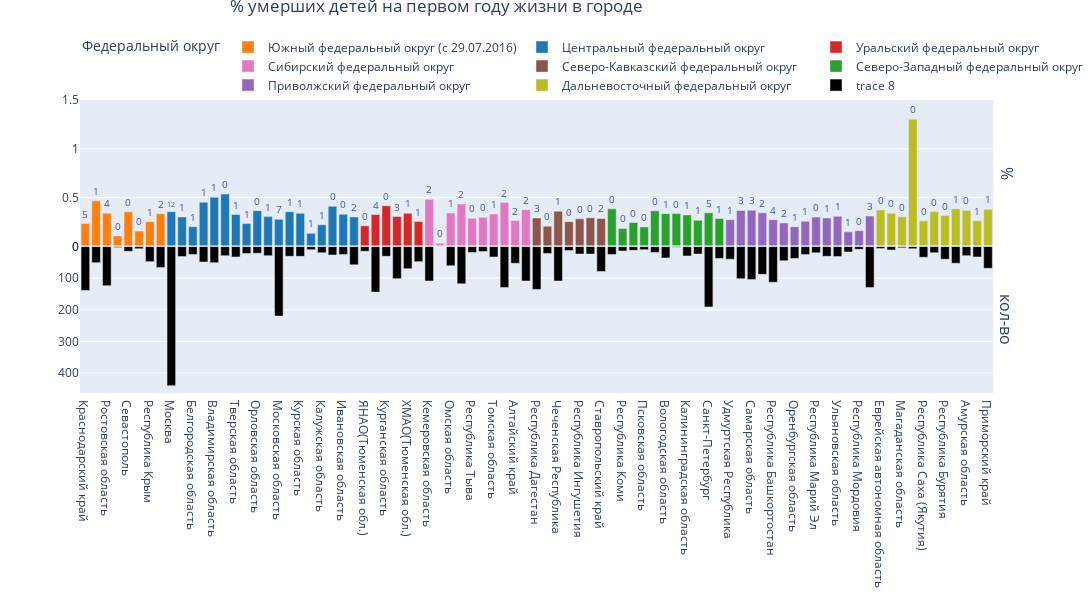

Notebook source saved alongside this figure:
### Markdown cell above
А если смотреть в разрезе каждого региона, то картина следующая

### Code cell
mask_fed = df.sort_values(by='Федеральный округ',ascending=False,ignore_index=True) 
mask_fed['% умерших детей в деревне'] = ((mask_fed['число умерших детей на первом году жизни в деревне 2020']/mask_fed['Новорожденные']
                                          )*100).astype("float16")

mask_fed['% умерших детей в городе'] = ((mask_fed['число умерших детей на первом году жизни в городе 2020']/mask_fed['Новорожденные']
                                         )*100).astype("float16")       

fig = make_subplots(2,1,shared_xaxes=True,vertical_spacing=0,row_titles=['%','кол-во'])

for group in mask_fed['Федеральный округ'].unique():
    mask = mask_fed[mask_fed['Федеральный округ']==group]
    fig.add_trace(col=1,
                  row=1,
                  trace=go.Bar(x=mask['Регионы'],
                  y=mask['% умерших детей в городе'],
                  showlegend=True,
                  name=group,
                  text=mask['уровень населения'],
                  legend='legend1',
                  textposition='outside',
                  textfont={'size':10},
                  textfont_color='#3F51B5', 
                  marker_color = dct_colors[group]))


fig.add_trace(go.Bar(x=mask_fed['Регионы'],
                     y=mask_fed['число умерших детей на первом году жизни в городе 2020'],
                     marker_color='black'),row=2,col=1) 

fig.update_layout(height=600,title=dict(text='% умерших детей на первом году жизни в городе',x=0.4,y=1),
                  width=1200,
                  legend=dict(x=0, y=1.23,title='Федеральный округ'), legend_orientation="h")
fig.update_yaxes(autorange="reversed", row=2, col=1)
fig.update_yaxes(range=[0,1.5], row=1, col=1)
fig.show()

### Figure 1 — Plotly figure (JSON) as saved in the notebook; plotly's stock layout.template omitted (floating-point values rounded to 4 significant figures)
{"data": [{"legend": "legend", "marker": {"color": "#FF7F0E"}, "name": "Южный федеральный округ (с 29.07.2016)", "showlegend": true, "text": [5, 1, 4, 0, 0, 0, 1, 2], "textfont": {"color": "#3F51B5", "size": 10}, "textposition": "outside", "type": "bar", "x": ["Краснодарский край", "Астраханская область", "Ростовская область", "Республика Калмыкия", "Севастополь", "Республика Адыгея", "Республика Крым", "Волгоградская область"], "xaxis": "x", "y": [0.2346, 0.4675, 0.3398, 0.1082, 0.355, 0.1584, 0.2544, 0.3357], "yaxis": "y"}, {"legend": "legend", "marker": {"color": "#1F77B4"}, "name": "Центральный федеральный округ", "showlegend": true, "text": [12, 1, 1, 1, 1, 0, 1, 1, 0, 1, 7, 1, 1, 1, 1, 0, 0, 2], "textfont": {"color": "#3F51B5", "size": 10}, "textposition": "outside", "type": "bar", "x": ["Москва", "Ярославская область", "Белгородская область", "Тульская область", "Владимирская область", "Костромская область", "Тверская область", "Липецкая область", "Орловская область", "Брянская область", "Московская область", "Рязанская область", "Курская область", "Тамбовская область", "Калужская область", "Смоленская область", "Ивановская область", "Воронежская область"], "xaxis": "x", "y": [0.3562, 0.3022, 0.2024, 0.4531, 0.5039, 0.5366, 0.3276, 0.2344, 0.3662, 0.3059, 0.2781, 0.3562, 0.3403, 0.1345, 0.2225, 0.4119, 0.3306, 0.3027], "yaxis": "y"}, {"legend": "legend", "marker": {"color": "#D62728"}, "name": "Уральский федеральный округ", "showlegend": true, "text": [0, 4, 0, 3, 1, 1], "textfont": {"color": "#3F51B5", "size": 10}, "textposition": "outside", "type": "bar", "x": ["ЯНАО(Тюменская обл.)", "Свердловская область", "Курганская область", "Челябинская область", "ХМАО(Тюменская обл.)", "Тюменская обл.(кроме ХМАО,ЯНАО)"], "xaxis": "x", "y": [0.2115, 0.3274, 0.4172, 0.3066, 0.3398, 0.2559], "yaxis": "y"}, {"legend": "legend", "marker": {"color": "#E377C2"}, "name": "Сибирский федеральный округ", "showlegend": true, "text": [2, 0, 1, 2, 0, 0, 1, 2, 2, 2], "textfont": {"color": "#3F51B5", "size": 10}, "textposition": "outside", "type": "bar", "x": ["Кемеровская область", "Республика Алтай", "Омская область", "Иркутская область", "Республика Тыва", "Республика Хакасия", "Томская область", "Новосибирская область", "Алтайский край", "Красноярский край"], "xaxis": "x", "y": [0.4834, 0.03384, 0.3428, 0.4348, 0.2886, 0.2986, 0.332, 0.4504, 0.2654, 0.376], "yaxis": "y"}, {"legend": "legend", "marker": {"color": "#8C564B"}, "name": "Северо-Кавказский федеральный округ", "showlegend": true, "text": [3, 0, 1, 0, 0, 0, 2], "textfont": {"color": "#3F51B5", "size": 10}, "textposition": "outside", "type": "bar", "x": ["Республика Дагестан", "Кабардино-Балкарская Республика", "Чеченская Республика", "Карачаево-Черкесская Республика", "Республика Ингушетия", "Республика Северная Осетия-Алания", "Ставропольский край"], "xaxis": "x", "y": [0.2925, 0.2075, 0.3621, 0.2539, 0.2837, 0.2942, 0.2874], "yaxis": "y"}, {"legend": "legend", "marker": {"color": "#2CA02C"}, "name": "Северо-Западный федеральный округ", "showlegend": true, "text": [0, 0, 0, 0, 0, 1, 0, 1, 1, 5, 1], "textfont": {"color": "#3F51B5", "size": 10}, "textposition": "outside", "type": "bar", "x": ["Мурманская область", "Республика Коми", "Новгородская область", "Псковская область", "Республика Карелия", "Вологодская область", "Ненецкий АО.(Арх.обл.)", "Калининградская область", "Архангельская обл.(кроме НАО)", "Санкт-Петербург", "Ленинградская область"], "xaxis": "x", "y": [0.3857, 0.1848, 0.2456, 0.2002, 0.3655, 0.3364, 0.3367, 0.323, 0.2695, 0.3445, 0.2864], "yaxis": "y"}, {"legend": "legend", "marker": {"color": "#9467BD"}, "name": "Приволжский федеральный округ", "showlegend": true, "text": [1, 3, 3, 2, 4, 2, 1, 1, 0, 1, 1, 1, 0, 3], "textfont": {"color": "#3F51B5", "size": 10}, "textposition": "outside", "type": "bar", "x": ["Удмуртская Республика", "Нижегородская область", "Самарская область", "Пермский край", "Республика Башкортостан", "Саратовская область", "Оренбургская область", "Пензенская область", "Республика Марий Эл", "Кировская область", "Ульяновская область", "Чувашская Республика", "Республика Мордовия", "Республика Татарстан"], "xaxis": "x", "y": [0.2749, 0.3689, 0.3716, 0.3447, 0.2744, 0.2413, 0.2024, 0.2588, 0.301, 0.292, 0.3093, 0.1504, 0.162, 0.3125], "yaxis": "y"}, {"legend": "legend", "marker": {"color": "#BCBD22"}, "name": "Дальневосточный федеральный округ", "showlegend": true, "text": [0, 0, 0, 0, 0, 0, 0, 1, 0, 1, 1], "textfont": {"color": "#3F51B5", "size": 10}, "textposition": "outside", "type": "bar", "x": ["Еврейская автономная область", "Камчатский край", "Магаданская область", "Чукотский автономный округ", "Республика Саха (Якутия)", "Сахалинская область", "Республика Бурятия", "Хабаровский край", "Амурская область", "Забайкальский край", "Приморский край"], "xaxis": "x", "y": [0.3738, 0.3396, 0.3044, 1.304, 0.2625, 0.3577, 0.3169, 0.3857, 0.3694, 0.2644, 0.3821], "yaxis": "y"}, {"marker": {"color": "black"}, "type": "bar", "x": ["Краснодарский край", "Астраханская область", "Ростовская область", "Республика Калмыкия", "Севастополь", "Республика Адыгея", "Республика Крым", "Волгоградская область", "Москва", "Ярославская область", "Белгородская область", "Тульская область", "Владимирская область", "Костромская область", "Тверская область", "Липецкая область", "Орловская область", "Брянская область", "Московская область", "Рязанская область", "Курская область", "Тамбовская область", "Калужская область", "Смоленская область", "Ивановская область", "Воронежская область", "ЯНАО(Тюменская обл.)", "Свердловская область", "Курганская область", "Челябинская область", "ХМАО(Тюменская обл.)", "Тюменская обл.(кроме ХМАО,ЯНАО)", "Кемеровская область", "Республика Алтай", "Омская область", "Иркутская область", "Республика Тыва", "Республика Хакасия", "Томская область", "Новосибирская область", "Алтайский край", "Красноярский край", "Республика Дагестан", "Кабардино-Балкарская Республика", "Чеченская Республика", "Карачаево-Черкесская Республика", "Республика Ингушетия", "Республика Северная Осетия-Алания", "Ставропольский край", "Мурманская область", "Республика Коми", "Новгородская область", "Псковская область", "Республика Карелия", "Вологодская область", "Ненецкий АО.(Арх.обл.)", "Калининградская область", "Архангельская обл.(кроме НАО)", "Санкт-Петербург", "Ленинградская область", "Удмуртская Республика", "Нижегородская область", "Самарская область", "Пермский край", "Республика Башкортостан", "Саратовская область", "Оренбургская область", "Пензенская область", "Республика Марий Эл", "Кировская область", "Ульяновская область", "Чувашская Республика", "Республика Мордовия", "Республика Татарстан", "Еврейская автономная область", "Камчатский край", "Магаданская область", "Чукотский автономный округ", "Республика Саха (Якутия)", "Сахалинская область", "Республика Бурятия", "Хабаровский край", "Амурская область", "Забайкальский край", "Приморский край"], "xaxis": "x2", "y": [139, 51, 124, 3, 15, 7, 48, 66, 440, 32, 25, 49, 51, 29, 33, 22, 21, 29, 220, 31, 31, 10, 20, 27, 25, 58, 15, 144, 31, 102, 70, 48, 109, 1, 61, 118, 19, 16, 33, 130, 53, 109, 136, 22, 109, 13, 24, 24, 79, 25, 14, 12, 10, 19, 36, 2, 30, 24, 191, 38, 40, 102, 104, 88, 113, 45, 38, 25, 20, 31, 32, 17, 9, 130, 6, 11, 4, 7, 34, 20, 40, 53, 29, 33, 69], "yaxis": "y2"}], "layout": {"annotations": [{"font": {"size": 16}, "showarrow": false, "text": "%", "textangle": 90, "x": 0.98, "xanchor": "left", "xref": "paper", "y": 0.75, "yanchor": "middle", "yref": "paper"}, {"font": {"size": 16}, "showarrow": false, "text": "кол-во", "textangle": 90, "x": 0.98, "xanchor": "left", "xref": "paper", "y": 0.25, "yanchor": "middle", "yref": "paper"}], "height": 600, "legend": {"orientation": "h", "title": {"text": "Федеральный округ"}, "x": 0, "y": 1.23}, "title": {"text": "% умерших детей на первом году жизни в городе", "x": 0.4, "y": 1}, "width": 1200, "xaxis": {"anchor": "y", "domain": [0, 0.98], "matches": "x2", "showticklabels": false}, "xaxis2": {"anchor": "y2", "domain": [0, 0.98]}, "yaxis": {"anchor": "x", "domain": [0.5, 1], "range": [0, 1.5]}, "yaxis2": {"anchor": "x2", "autorange": "reversed", "domain": [0, 0.5]}}}
